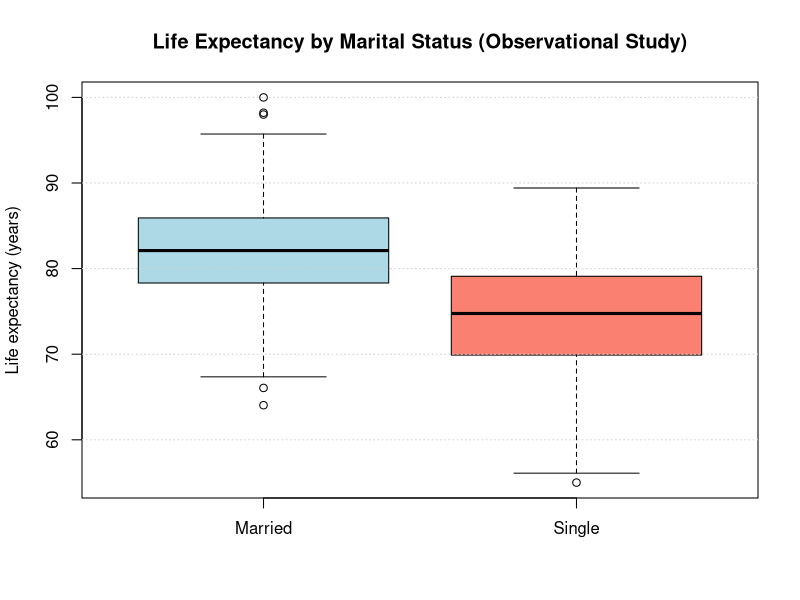
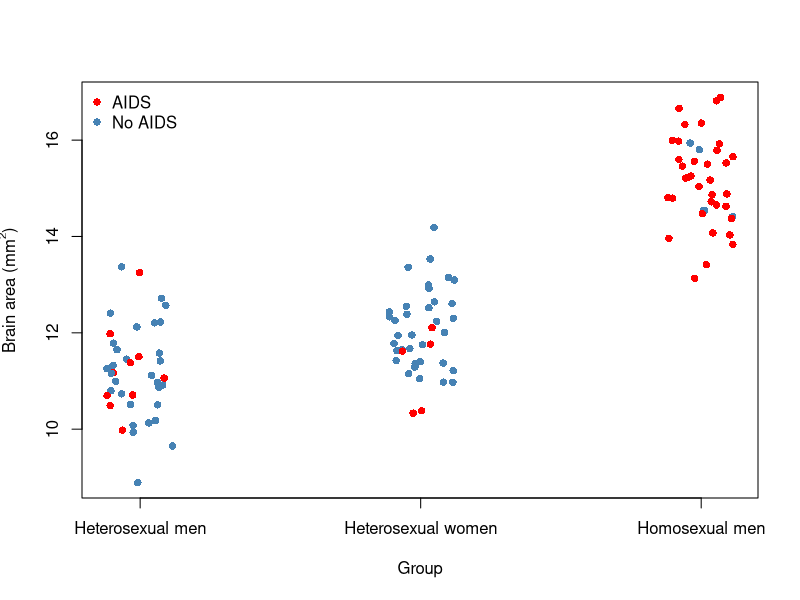
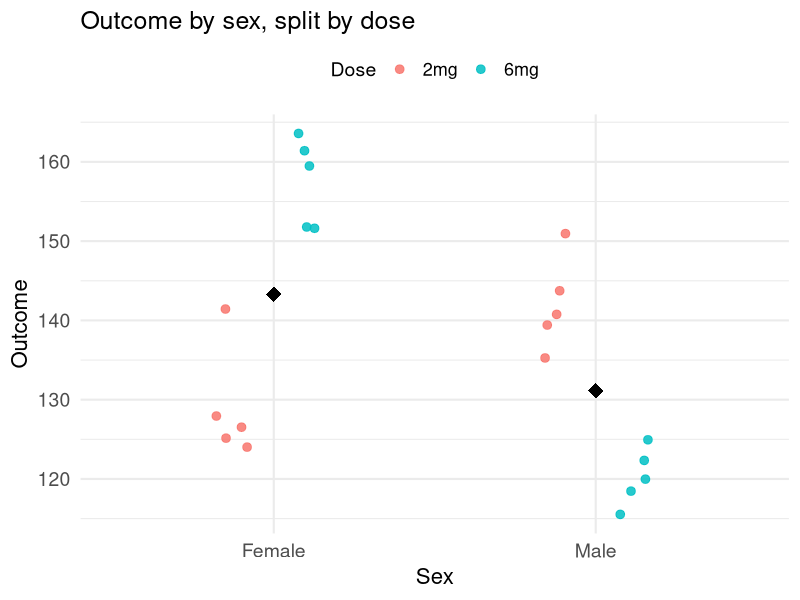

Here is the R script that generated these plots, in order:
## ---- chunk 1
#| echo: false
#| warning: false
#| message: false
#| error: false   # optional (hides errors; use carefully)

# Two boxplots illustrating an observational study:
# Married people show higher life expectancy than single people (but no causality implied)

set.seed(42)

# Simulated life expectancy (years)
# Married: higher median; Single: lower median; include some overlap + a few outliers
married <- c(rnorm(140, mean = 82, sd = 6), 98, 100)
single  <- c(rnorm(140, mean = 75, sd = 7), 55, 58)

df <- data.frame(
  marital_status = factor(c(rep("Married", length(married)), rep("Single", length(single)))),
  life_expectancy = c(married, single)
)

boxplot(life_expectancy ~ marital_status, data = df,
        col = c("lightblue", "salmon"),
        ylab = "Life expectancy (years)",
        xlab = "",
        main = "Life Expectancy by Marital Status (Observational Study)")

stripchart(life_expectancy ~ marital_status, data = df,
           method = "jitter", pch = 16, col = rgb(0,0,0,0.25), add = TRUE)
grid(nx = NA, ny = NULL)
## ---- chunk 2
library(knitr)
set.seed(123)

n <- 40
brain <- data.frame(
  group = factor(rep(c("Homosexual men", "Heterosexual men", "Heterosexual women"),
                     each = n)),
  brain_area_mm2 = c(
    rnorm(n, mean = 15.1, sd = 1.0),
    rnorm(n, mean = 11.2, sd = 1.0),
    rnorm(n, mean = 12.0, sd = 1.0)
  )
)

# check group means (will be close, not exact)
mean_table<-aggregate(brain_area_mm2 ~ group, data = brain, mean)
names(mean_table)[2] <- "Brain Area"
kable(mean_table, digits = 2, caption = "Average brain area (mm^2) by group")
x <- jitter(as.numeric(brain$group), amount = 0.12)
cols <- rep("steelblue", nrow(brain))

# indices within each group to color red
i_hom <- which(brain$group == "Homosexual men")[sample(1:40,35)]
i_hetm <- which(brain$group == "Heterosexual men")[sample(1:40,10)]
i_hetw <- which(brain$group == "Heterosexual women")[sample(1:40,5)]

cols[c(i_hom, i_hetm, i_hetw)] <- "red"

plot(x, brain$brain_area_mm2,
     xaxt = "n",
     xlab = "Group", ylab = expression("Brain area (mm"^2*")"),
     pch = 16, col = cols)

axis(1, at = 1:3, labels = levels(brain$group))
legend("topleft",
       legend = c("AIDS", "No AIDS"),
       col = c("red", "steelblue"),
       pch = 16, bty = "n")
## ---- chunk 3
# Packages
suppressPackageStartupMessages({
  library(dplyr)
  library(ggplot2)
  library(knitr)
  library(kableExtra)
})


set.seed(7)

n <- 5
sd <- 5

spec <- tibble::tibble(
  Dose = c("2mg","2mg","6mg","6mg"),
  Sex  = c("Male","Female","Male","Female"),
  target_mean = c(140, 130, 120, 150)
)

df <- spec |>
  group_by(Dose, Sex) |>
  do({
    mu <- .$target_mean[1]
    vals <- rnorm(n, mean = mu, sd = sd)
    tibble::tibble(Value = vals, CatNum = seq_len(n))
  }) |>
  ungroup() |>
  mutate(CatID = paste0(Dose, "_", substr(Sex, 1, 1), CatNum)) |>
  select(CatID, Sex, Dose, Value)

# Nicer summary table
sum_tbl <- df |>
  group_by(Sex, Dose) |>
  summarise(
    mean = mean(Value),
    .groups = "drop"
  ) 

# Table (HTML) with kableExtra
sum_tbl |>
  tidyr::pivot_wider(names_from = Dose, values_from = mean) |>
  kbl(
    caption = "Summary by Sex and Dose",
    col.names = c("Sex","Mean (2mg)", "Mean (6mg)"),
    align = "lcc"
  ) |>
  kable_styling(full_width = FALSE, bootstrap_options = c("striped", "hover", "condensed")) |>
  column_spec(1, bold = TRUE)
## ---- chunk 4
ggplot(df, aes(x = Sex, y = Value, color = Dose)) +
  geom_point(
    position = position_jitterdodge(jitter.width = 0.12, dodge.width = 0.5),
    alpha = 0.85, size = 2.6
  ) +
  stat_summary(
    fun = mean, geom = "point",
    position = position_dodge(width = 0.5),
    shape = 18, size = 5, color = "black"
  ) +
  labs(title = "Outcome by sex, split by dose", y = "Outcome") +
  theme_minimal(base_size = 16) +   # increases all text
  theme(
    plot.title = element_text(size = 18),
    axis.title = element_text(size = 16),
    axis.text  = element_text(size = 14),
    legend.title = element_text(size = 14),
    legend.text  = element_text(size = 13),
    legend.position = "top"
  )

## ---- chunk 5
#| label: adherer-effect-table
#| echo: false

library(tibble)
library(knitr)

tab <- tribble(
  ~Group,               ~Adherence,          ~`N`, ~`4-year event rate (%)`,
  "New BP drug",        "≥ 80% pills taken", 500,  4.0,
  "New BP drug",        "< 80% pills taken", 500,  9.0,
  "Placebo (control)",  "≥ 80% pills taken", 500,  4.5,
  "Placebo (control)",  "< 80% pills taken", 500,  9.5
)

kable(tab, caption = "Illustrative example: apparent benefit among adherers appears in both drug and placebo groups (adherer effect).")
## ---- chunk 6
set.seed(123)
names<-seq(1,100) #data frame
sample(names,5,replace=FALSE)
